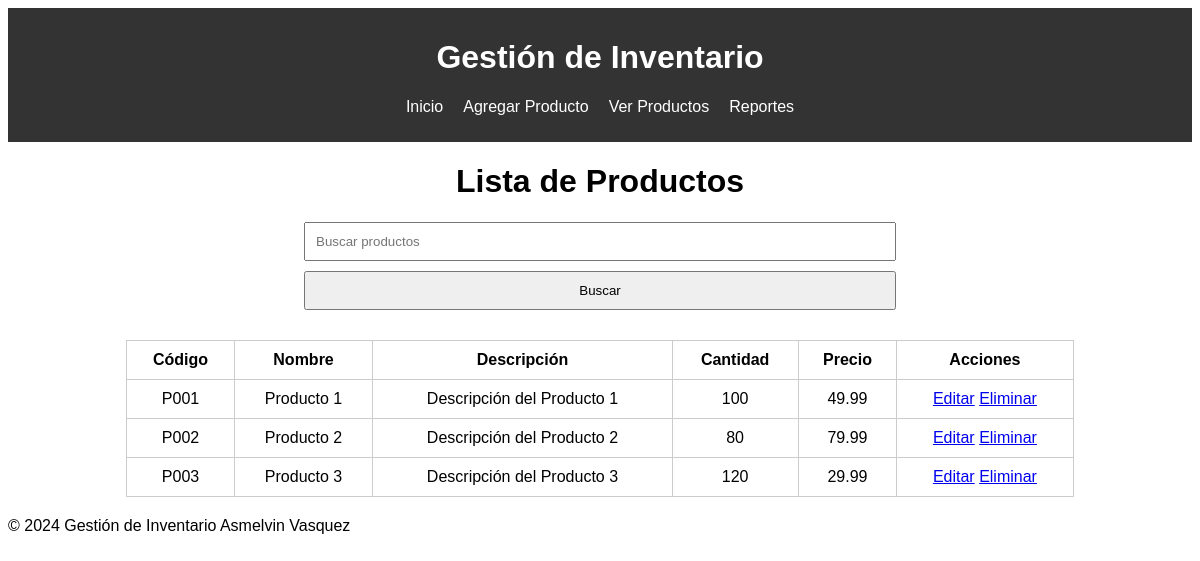
The page / on the database its author committed.
### tables this page shows
CREATE TABLE `productos` (
  `id` int(11) NOT NULL,
  `codigo` varchar(50) NOT NULL,
  `nombre` varchar(100) NOT NULL,
  `descripcion` text DEFAULT NULL,
  `cantidad` int(11) NOT NULL,
  `precio` decimal(10,2) NOT NULL
);

### controllers/ProductoController.php (called while the page is built, shortened)
<?php
require_once '../config/database.php';
require_once '../models/Producto.php';
class ProductoController {
    private $producto;
    public function __construct() {
        $database = new Database();
        $this->db = $database->getConnection();
        $this->producto = new Producto($this->db);
    }
    public function index() {
        $stmt = $this->producto->leer();
        include '../views/productos/listar.php';
    }
}
?>

### public/index.php (called while the page is built)
<?php
require_once '../config/database.php';
require_once '../routes/web.php';
?>

### config/database.php (called while the page is built, shortened)
<?php
class Database {
    private $host = 'localhost';
    private $db_name = 'inventario';
    private $username = 'root';
    private $password = '';
    public function getConnection() {
        $this->conn = null;
        try {
            $this->conn = new PDO("mysql:host=" . $this->host . ";dbname=" . $this->db_name, $this->username, $this->password);
            $this->conn->exec("set names utf8");
        } catch (PDOException $exception) {
            echo "Connection error: " . $exception->getMessage();
        }
        return $this->conn;
    }
}
?>

### models/Producto.php (called while the page is built, shortened)
<?php
class Producto {
    private $conn;
    private $table_name = "productos";
    public function __construct($db) {
        $this->conn = $db;
    }
    public function leer() {
        $query = "SELECT * FROM " . $this->table_name;
        $stmt = $this->conn->prepare($query);
        $stmt->execute();
        return $stmt;
    }
}
?>

### views/productos/listar.php (the view, shortened to what this page needs)
<?php include '../views/header.php'; ?>
<h1>Lista de Productos</h1>
    <form method="get" action="index.php">
        <input type="text" name="q" placeholder="Buscar productos">
        <input type="submit" value="Buscar">
    </form>
<table>
    <thead>
        <tr>
            <th>Código</th>
            <th>Nombre</th>
            <th>Descripción</th>
            <th>Cantidad</th>
            <th>Precio</th>
            <th>Acciones</th>
        </tr>
    </thead>
    <tbody>
        <?php while ($row = $stmt->fetch(PDO::FETCH_ASSOC)): ?>
            <tr>
                <td><?php echo htmlspecialchars($row['codigo']); ?></td>
                <td><?php echo htmlspecialchars($row['nombre']); ?></td>
                <td><?php echo htmlspecialchars($row['descripcion']); ?></td>
                <td><?php echo htmlspecialchars($row['cantidad']); ?></td>
                <td><?php echo htmlspecialchars($row['precio']); ?></td>
                <td>
                    <a href="index.php?controller=ProductoController&action=editar&id=<?php echo $row['id']; ?>">Editar</a>
                    <a href="index.php?controller=ProductoController&action=eliminar&id=<?php echo $row['id']; ?>">Eliminar</a>
                </td>
            </tr>
        <?php endwhile; ?>
    </tbody>
</table>
<?php include '../views/footer.php'; ?>

### routes/web.php (shortened to what this page needs)
<?php
require_once '../controllers/ProductoController.php';
$action = isset($_GET['action']) ? $_GET['action'] : 'index';
$id = isset($_GET['id']) ? $_GET['id'] : null;
$controllerInstance = new $controller();
if ($id) {
    $controllerInstance->$action($id);
} else {
    $controllerInstance->$action();
}
?>

### views/header.php (shortened to what this page needs)
<!DOCTYPE html>
<html lang="es">
<head>
    <link rel="stylesheet" href="public/css/style.css">
</head>
<body>
    <header>
        <h1>Gestión de Inventario</h1>
        <nav>
            <ul>
                <li><a href="index.php">Inicio</a></li>
                <li><a href="index.php?controller=ProductoController&action=crear">Agregar Producto</a></li>
                <li><a href="index.php?controller=ProductoController&action=index">Ver Productos</a></li>
                <li><a href="../public/index.php?controller=ProductoController&action=inicio">Reportes</a></li>
            </ul>
        </nav>
    </header>

### views/footer.php
<footer>
        <p>&copy; 2024 Gestión de Inventario Asmelvin Vasquez</p>
    </footer>
</body>
</html>

### public/css/style.css (style rules this page uses)
body { font-family: Arial, sans-serif; }
header { background: #333; color: #fff; padding: 10px 0; }
nav ul { list-style: none; padding: 0; display: flex; justify-content: center; }
nav ul li { margin: 0 10px; }
nav ul li a { color: #fff; text-decoration: none; }
h1, h2 { text-align: center; }
table { width: 80%; margin: 20px auto; border-collapse: collapse; }
table, th, td { border: 1px solid #ccc; }
th, td { padding: 10px; text-align: center; }
form { width: 50%; margin: 20px auto; display: flex; flex-direction: column; }
form input, form textarea { padding: 10px; margin-bottom: 10px; }

### rows shown on the page
productos: codigo "P001", nombre "Producto 1", descripcion "Descripción del Producto 1", cantidad "100", precio "49.99"
productos: codigo "P002", nombre "Producto 2", descripcion "Descripción del Producto 2", cantidad "80", precio "79.99"
productos: codigo "P003", nombre "Producto 3", descripcion "Descripción del Producto 3", cantidad "120", precio "29.99"
